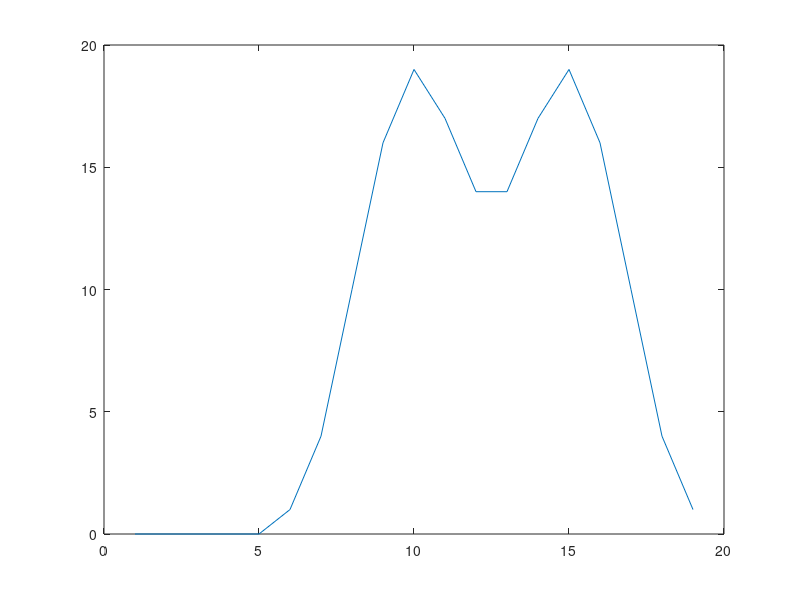

The MATLAB script that drew this image:

x=[-4 -17 1 3 -11 12 12 0 3 2 -2 7 -6 22 -1 1 11 1 -1 -8];
y=[9 -21 0 19 -9 12 0 -13 8 6 -6 6 12 -1 -5 3 -7 14 -10 24 50];
a=[1 2 3 2 1];
b=[1 2 3 2 1 1 2 3 2 1];
%z=xcor(x,y);
z=xcorr(b,a);
plot(z);
